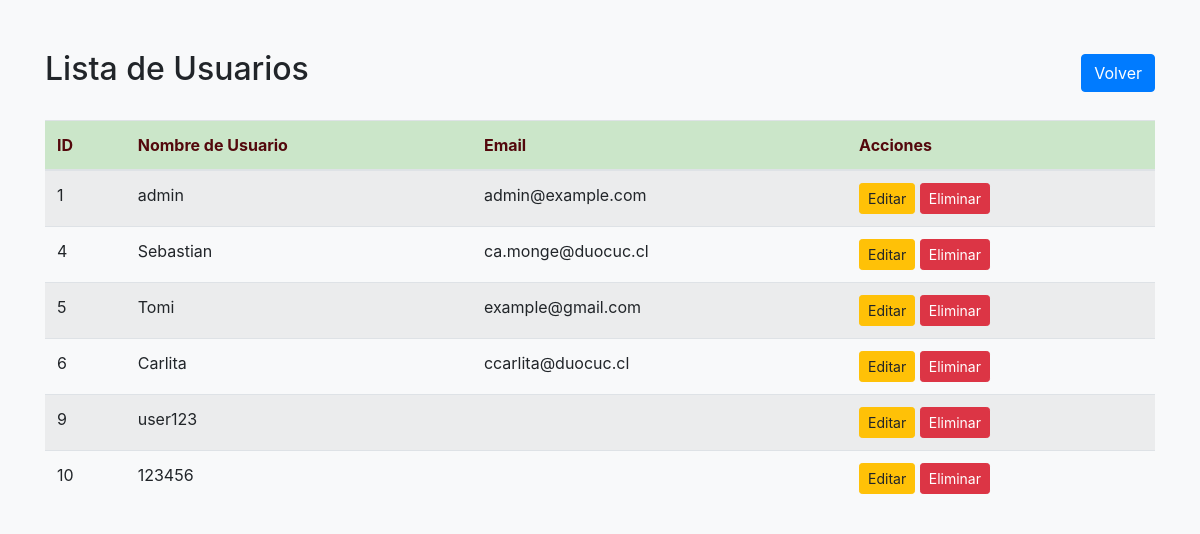
The page /miapp/usuarios/ (signed in) on the database its author committed.
### miapp/models.py (models this page shows)
class UsuarioAdmin(AbstractUser):
    pass
    groups = models.ManyToManyField(
        Group,
        related_name='usuarioadmin_groups',  # related_name único
        blank=True,
        help_text=('The groups this user belongs to. A user will get all permissions '
                   'granted to each of their groups.'),
        related_query_name='usuarioadmin'
    )
    user_permissions = models.ManyToManyField(
        Permission,
        related_name='usuarioadmin_user_permissions',  # related_name único
        blank=True,
        help_text='Specific permissions for this user.',
        related_query_name='usuarioadmin'
    )

### miapp/views.py (the view)
# urls.py: path('usuarios/', lista_usuarios, name='lista_usuarios'),
@login_required
@admin_required
def lista_usuarios(request):
    usuarios = UsuarioAdmin.objects.all()  # Aquí utilizamos UsuarioAdmin.objects en lugar de User.objects
    return render(request, 'lista_usuarios.html', {'usuarios': usuarios})

### miapp/views.py (called while the page is built)
def admin_required(view_func):
    decorated_view_func = user_passes_test(
        lambda user: user.is_staff,
        login_url='/login/'
    )(view_func)
    return decorated_view_func

### miapp/templates/lista_usuarios.html (shortened to what this page needs)
<!DOCTYPE html>
<html lang="es">
<head>
    <link rel="stylesheet" href="https://stackpath.bootstrapcdn.com/bootstrap/4.5.2/css/bootstrap.min.css">
</head>
<body>
    <div class="container">
        <div class="row">
            <div class="col-md-12">
                <div class="header-title">
                    <h2>Lista de Usuarios</h2>
                    <a href="{% url 'login' %}" class="btn btn-primary">Volver</a>
                </div>
                <table class="table table-striped mt-4">
                    <thead style="background-color: #cbe6c9;">
                        <tr style="color: #53080c;">
                            <th>ID</th>
                            <th>Nombre de Usuario</th>
                            <th>Email</th>
                            <th>Acciones</th>
                        </tr>
                    </thead>
                    <tbody>
                        {% for usuario in usuarios %}
                        <tr>
                            <td>{{ usuario.id }}</td>
                            <td>{{ usuario.username }}</td>
                            <td>{{ usuario.email }}</td>
                            <td>
                                <a href="{% url 'editar_usuario' usuario.id %}" class="btn btn-sm btn-warning">Editar</a>
                                <a href="{% url 'eliminar_usuario' usuario.id %}" class="btn btn-sm btn-danger">Eliminar</a>
                            </td>
                        </tr>
                        {% endfor %}
                    </tbody>
                </table>
            </div>
        </div>
    </div>
</body>
</html>

### miapp/templates/lista_usuarios.html (style rules this page uses)
body { background-color: #f8f9fa; }
.container { margin-top: 50px; }
.table { margin-top: 20px; }
.header-title { display: flex; justify-content: space-between; align-items: center; }

### rows shown on the page
UsuarioAdmin: id "1", username "admin", email "admin@example.com"
UsuarioAdmin: id "4", username "Sebastian", email "ca.monge@duocuc.cl"
UsuarioAdmin: id "5", username "Tomi", email "example@gmail.com"
UsuarioAdmin: id "6", username "Carlita", email "ccarlita@duocuc.cl"
UsuarioAdmin: id "9", username "user123"
UsuarioAdmin: id "10", username "123456"
